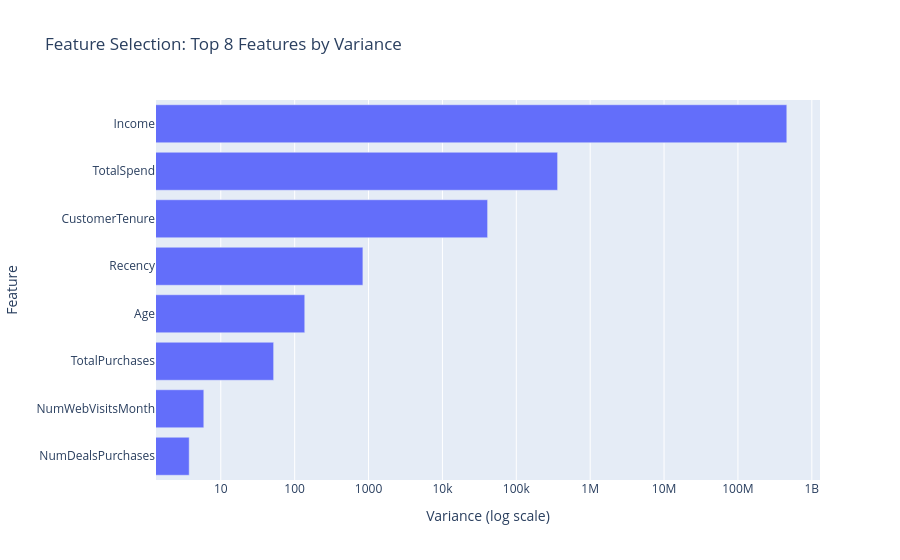

Source (notebook cell):
### Code cell
variance_scores = df[numeric_cols].var().sort_values()
top_variance_features = variance_scores.tail(8)

fig = px.bar(
    x=top_variance_features.values,
    y=top_variance_features.index,
    orientation="h",
    title="Feature Selection: Top 8 Features by Variance"
)
fig.update_layout(xaxis_title="Variance (log scale)", yaxis_title="Feature")
fig.update_xaxes(type='log')
fig.show()

### Figure 1 — Plotly figure (JSON) as saved in the notebook; plotly's stock layout.template omitted (floating-point values rounded to 4 significant figures)
{"data": [{"hovertemplate": "x=%{x}<br>y=%{y}<extra></extra>", "legendgroup": "", "marker": {"color": "#636efa", "pattern": {"shape": ""}}, "name": "", "orientation": "h", "showlegend": false, "textposition": "auto", "type": "bar", "x": [3.737, 5.89, 51.93, 137.0, 838.5, 40880.0, 362200.0, 458500000.0], "xaxis": "x", "y": ["NumDealsPurchases", "NumWebVisitsMonth", "TotalPurchases", "Age", "Recency", "CustomerTenure", "TotalSpend", "Income"], "yaxis": "y"}], "layout": {"barmode": "relative", "legend": {"tracegroupgap": 0}, "title": {"text": "Feature Selection: Top 8 Features by Variance"}, "xaxis": {"anchor": "y", "domain": [0, 1], "title": {"text": "Variance (log scale)"}, "type": "log"}, "yaxis": {"anchor": "x", "domain": [0, 1], "title": {"text": "Feature"}}}}
